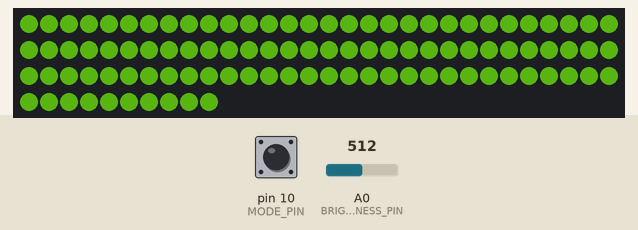
The sketch below on a simulated Arduino Leonardo, built with avr-gcc and run on an emulated ATmega32U4. Shown: 100 RGB LEDs in strip order, left to right, continuing on the next row. The test bench sets the inputs (shaded band); at power-on: A0 (BRIGHTNESS_PIN) = 512, pin 10 (MODE_PIN) HIGH. Dim RGB values are drawn brighter than linear; random numbers use the default seed unless the sketch sets one; EEPROM starts erased.

Above: at 1.2 s.
1.3 s: A0 (BRIGHTNESS_PIN) set to 22
At 2.04 s:
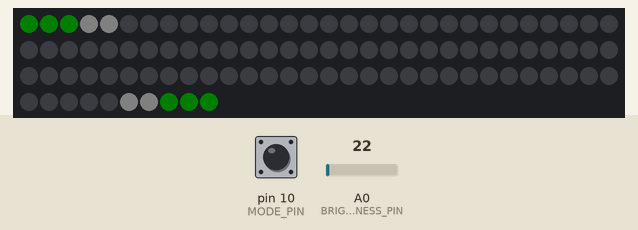
3.7 s: A0 (BRIGHTNESS_PIN) set to 310
At 4.13 s:
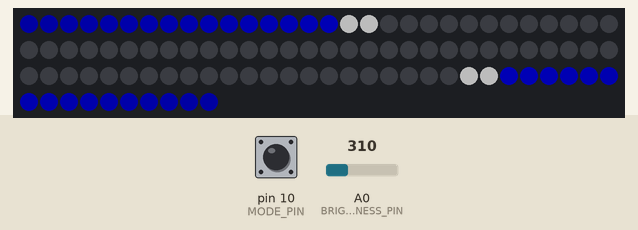
6.5 s: A0 (BRIGHTNESS_PIN) set to 20
At 7.48 s:
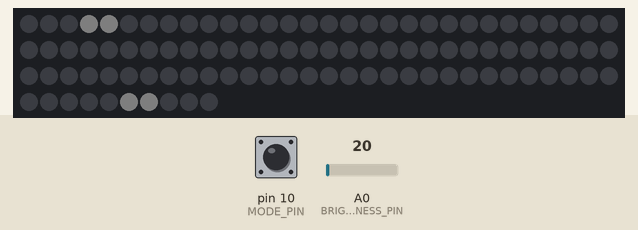
9.1 s: pin 10 (MODE_PIN) pulled LOW for 0.15 s
At 9.64 s:
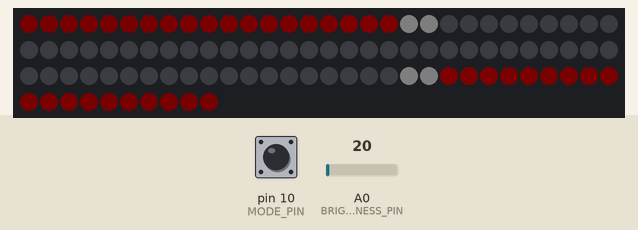
9.8 s: pin 10 (MODE_PIN) pulled LOW for 1 s
At 11.76 s:
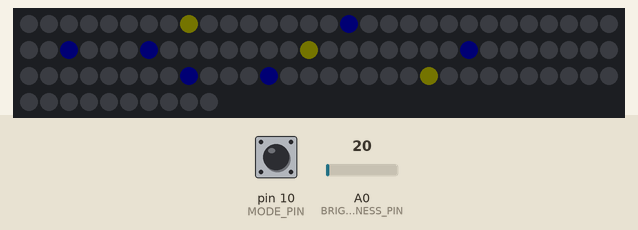
13.4 s: pin 10 (MODE_PIN) pulled LOW for 0.15 s
At 13.89 s:
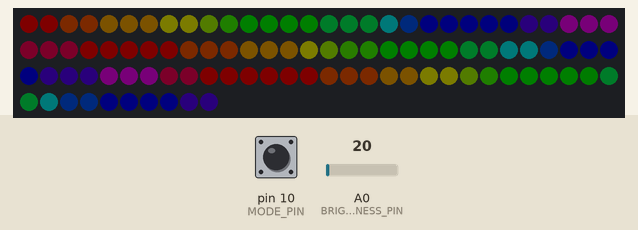
Timing chart, 0 to 15.1 s (numbered marks = the images above; inputs shaded):
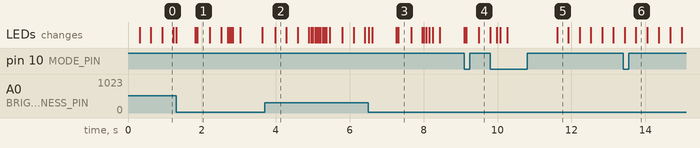

The sketch:

bm2016.ino
```cpp
#include <avr/sleep.h>
#include <RF24.h>
#include <FastLED.h>
#include <EEPROM.h>
#include "btn.h"
#include "timer.h"
#include "sparkle_receiver.h"

//----------------------------------------------------------------------------------
// General stuff
//----------------------------------------------------------------------------------

#define NUM_LEDS            100
#define FPS                 120
#define INITIAL_BRIGHTNESS  200
#define PATTERN_CYCLE_TIME  12000

#define ARRAY_SIZE(A) (sizeof(A) / sizeof((A)[0]))

//----------------------------------------------------------------------------------
// Controller specific definitions
//----------------------------------------------------------------------------------

// uncomment just one of these
//#define LED_KEYCHAIN
#define PRO_MINI_WEARABLE
//#define ARTBOAT

#ifdef LED_KEYCHAIN
#define LEDS_PIN       11
#define BUTTON1_PIN   3
#define BUTTON2_PIN   2
#define BUTTON3_PIN   0
#define BUTTON4_PIN   1
#define MODE_PIN      BUTTON4_PIN
#define LED_EN_PIN 5  // PC6
#define USB_POWERED
#endif

#ifdef PRO_MINI_WEARABLE
#define LEDS_PIN          9
#define MODE_PIN          10
#define BRIGHTNESS_PIN    A0
#define USB_POWERED
#endif

#ifdef ARTBOAT
#define LEDS_PIN          15
#define MODE_PIN          16
#define HAS_RADIO
#endif


//----------------------------------------------------------------------------------
// Globals
//----------------------------------------------------------------------------------

CRGB leds[NUM_LEDS];
CRGB * leds2 = (leds + (NUM_LEDS/2));
Btn btn_mode(MODE_PIN);

#ifdef LED_KEYCHAIN
Btn btn_brightness_up(BUTTON2_PIN);
Btn btn_brightness_down(BUTTON3_PIN);
#endif

#ifdef HAS_RADIO
RF24 radio(9, 8);
#endif

uint8_t g_brightness = INITIAL_BRIGHTNESS;
uint32_t g_now = 0;

//----------------------------------------------------------------------------------
// LED Keychain
//----------------------------------------------------------------------------------
#ifdef LED_KEYCHAIN
void leds_wake_up() { }
void leds_sleep() {
    for (int j = g_brightness; j > 0; j-=2) {
        FastLED.setBrightness(j);
        FastLED.show();
    }
    FastLED.clear();
    pinMode(LEDS_PIN, INPUT);
    digitalWrite(LED_EN_PIN, LOW);

    USBCON |= _BV(FRZCLK);  //freeze USB clock
    PLLCSR &= ~_BV(PLLE);   // turn off USB PLL
    USBCON &= ~_BV(USBE);   // disable USB

    delay(500);

    set_sleep_mode(SLEEP_MODE_PWR_DOWN);
    sleep_enable();
    attachInterrupt(0, leds_wake_up, LOW);
    sleep_mode();

    /* SLEEP */
    sleep_disable();
    detachInterrupt(0);

    /* ON */
    sei();
    USBDevice.attach();
    delay(100);
    FastLED.clear();
    digitalWrite(LED_EN_PIN, HIGH);
    pinMode(LEDS_PIN, OUTPUT);
}
#endif
//----------------------------------------------------------------------------------
// Patterns
//----------------------------------------------------------------------------------

#include "blinkypants_patterns.h"
#include "fastled_patterns.h"
#include "tinybee_patterns.h"
#include "artemiid_patterns.h"

//----------------------------------------------------------------------------------
// Mode / state
//----------------------------------------------------------------------------------

typedef int (*SimplePatternList[])();
uint8_t g_current_pattern = 0;
MillisTimer pattern_timer;

SimplePatternList patterns = {
  collision,
  moving_palette,
  rainbow,
  confetti,
  mode_yalda,
};


void next_pattern()
{
    g_current_pattern = (g_current_pattern + 1) % ARRAY_SIZE( patterns);
    write_state();
    FastLED.clear();
}

void enable_autocycle() {
    if (pattern_timer.running()) return;
    pattern_timer.start(PATTERN_CYCLE_TIME, true);
    next_pattern();
}

void disable_autocycle() {
    if (!pattern_timer.running()) return;
    pattern_timer.stop();
    write_state();
}

void brightness_up() {
 switch (g_brightness) {
      case 0 ... 15: g_brightness += 1; break;
      case 16 ... 100: g_brightness += 15; break;
      case 101 ... (0xff - 30): g_brightness += 30; break;
      case (0xff - 30 + 1) ... 254: g_brightness = 255; break;
      case 255: break;
  }
}

void brightness_down() {
  switch (g_brightness) {
      case 0: break;
      case 1 ... 15: g_brightness -= 1; break;
      case 16 ... 100: g_brightness -= 15; break;
      case 101 ... 255: g_brightness -= 30; break;
  }
}

void mode_button() {
    if (pattern_timer.running()) {
      disable_autocycle();
    } else {
      next_pattern();
    }
}

void read_state() {
    uint8_t buffer = 0;
    // autocycle
    EEPROM.get(0, buffer);
    if (buffer) {
        pattern_timer.start(PATTERN_CYCLE_TIME, true);
    }

    // current pattern
    EEPROM.get(1, buffer);
    if (buffer == 255) {
      g_current_pattern = 0;
    } else {
      g_current_pattern = buffer % ARRAY_SIZE( patterns);
    }

    // brightness
    EEPROM.get(2, buffer);
    if (buffer == 255) {
      g_brightness = INITIAL_BRIGHTNESS;
    } else {
      g_brightness = buffer;
    }

}

void write_state() {
    EEPROM.update(0, pattern_timer.running());
    EEPROM.update(1, g_current_pattern);
    EEPROM.update(2, g_brightness);
}

//----------------------------------------------------------------------------------
// Setup & loop
//----------------------------------------------------------------------------------

void setup() {
   // Leds
  FastLED.addLeds<WS2811, LEDS_PIN, RGB>(leds, NUM_LEDS).setCorrection(TypicalLEDStrip);
  #ifdef USB_POWERED
  FastLED.setMaxPowerInVoltsAndMilliamps(5, 2000);
  #endif

  #ifdef LED_KEYCHAIN
  pinMode(BUTTON1_PIN, INPUT_PULLUP);
  pinMode(LED_EN_PIN, OUTPUT);
  digitalWrite(LED_EN_PIN, LOW);
  delay(2000);
  digitalWrite(LED_EN_PIN, HIGH);
  #endif

  #ifdef HAS_RADIO
  radio.begin();
  radio.setChannel(2);
  radio.setPayloadSize(4);
  radio.setAutoAck(false);
  radio.setCRCLength(RF24_CRC_8);
  radio.openReadingPipe(1,0xE7E7E7E7E7LL);
  radio.startListening();
  #endif

  read_state();
}


void loop() {
  g_now = millis();

  // mode button. long press enables auto_cycle, short press changes to next pattern
  btn_mode.poll(
    []() {
      mode_button();
    },
    []() {
       enable_autocycle();
    }
  );

  if (pattern_timer.fired()) {
    next_pattern();
  }

  // brightness pot
  #ifdef BRIGHTNESS_PIN
  uint16_t brightness_raw = analogRead(BRIGHTNESS_PIN);
  g_brightness = map(brightness_raw, 0, 1023, 0, 255);
  #endif

  // radio stuff
  #ifdef HAS_RADIO
  if (radio.available()) {
     radio.read(&event, sizeof(event));

     // sparkle stuff
     if (event.button == 1 || event.button == 15) {
       if (event.event == 1) {
          receive_sparkle(event.pendant_id);
       }
       if (event.event == 2) {
          clear_sparkle(event.pendant_id);
       }
     }

     // keyfob stuff
     // right
     if (event.button == 23) {
        mode_button();
     }
     // left
     if (event.button == 27) {
        enable_autocycle();
     }
     // down
     if (event.button == 29) {
        brightness_down();
     }
     // up
     if (event.button == 30) {
        brightness_up();
     }
  }
  #endif


  // LED Keychain only buttons
  #ifdef LED_KEYCHAIN
  btn_brightness_up.poll(
        /* Brightness UP pressed */
        brightness_up,
        /* Brightness UP held */
        []() {
            if (g_brightness < 0xff) {
                g_brightness++;

            }
        }
    );

   btn_brightness_down.poll(
        /* Brightness DOWN pressed */
        brightness_down,
        /* Brightness DOWN held */
        []() {
            if (g_brightness > 0) {
                g_brightness--;

            }
        }
    );

  // Check for power off
  if (!digitalRead(BUTTON1_PIN)) {
     delay(10);
     if (!digitalRead(BUTTON1_PIN)) {
       leds_sleep();
     }
  }

  #endif

  uint8_t brightness = g_brightness;
  if (pattern_timer.running()) {
    if (pattern_timer.sinceStart() < 300) {
        brightness = scale8(pattern_timer.sinceStart() * 256 / 300, g_brightness);
    }
    if (pattern_timer.untilDone() < 300) {
        brightness = scale8(pattern_timer.untilDone() * 256 / 300, g_brightness);
    }
  }
  FastLED.setBrightness(brightness);

  uint32_t d = (patterns)[g_current_pattern]();

  // add sparkle?
  #ifdef HAS_RADIO
  prune_sparkles(g_now - 1100);
  for (int i=0; i<number_of_sparkles(); i++) {
    if (random8() < 100) {
        leds[ random16(NUM_LEDS) ] += CRGB::White;
    }
  }
  #endif

  FastLED.show();
  if (d == 0) d = 1000/120;
  FastLED.delay(d);
}
```

artemiid_patterns.h
```cpp
const TProgmemRGBPalette16 Artemiid_Colors_p FL_PROGMEM =
{
    CRGB::Black,
    CRGB::Indigo,
    CRGB::Aquamarine,
    CRGB::DarkSlateBlue,

    CRGB::Amethyst,
    CRGB::SeaGreen,
    CRGB::Teal,
    CRGB::Black,

    CRGB::Black,
    CRGB::BlueViolet,
    CRGB::DarkMagenta,
    CRGB::DarkOrchid,

    CRGB::Indigo,
    CRGB::LightSeaGreen,
    CRGB::LightSkyBlue,
    CRGB::Black,
};

CRGBPalette16 current_palette = Artemiid_Colors_p;

uint16_t distance(uint16_t x1, uint16_t y1, uint16_t x2, uint16_t y2) {
    uint16_t dx = x2 - x1;
    uint16_t dy = y2 - y1;
    return sqrt16((dx * dx) + (dy * dy));
}


int plasma() {
  // loosely based on http://www.mennovanslooten.nl/blog/post/72

   uint8_t offset1 = beat8(3);
   uint8_t offset2 = beat8(7);

   uint8_t y=60;

   for (uint8_t x=0; x<NUM_LEDS; x++) {
      uint8_t i1 = (x * -4) + offset1;
      uint8_t i2 = distance(x * 2, y * 2, sin8(-offset2), cos8(-offset2));

      nblend(leds[x], ColorFromPalette(current_palette, avg8(i1, i2), 255, LINEARBLEND), 128);
   }

   fadeLightBy(leds, NUM_LEDS, 10);

   return 0;
}
```

btn.h
```cpp
#define debounce 50
#define holdTime 1000

class Btn {
    int buttonVal = 0; // value read from button
    int buttonLast = HIGH; // buffered value of the button's previous state
    long btnDnTime; // time the button was pressed down
    long btnUpTime; // time the button was released
    long lastHeld = 0;
    boolean ignoreUp = false; // whether to ignore the button release because the click+hold was triggered
    int buttonPin;

public:
    Btn(int pin) : buttonPin(pin) {
      pinMode(pin, INPUT_PULLUP);
    }

    bool pressed() {
      return buttonLast == LOW;
    }

    void poll(void (*pressed)(), void (*held)()) {
        // Read the state of the button
        buttonVal = digitalRead(buttonPin);

        // Test for button pressed and store the down time
        if (buttonVal == LOW && buttonLast == HIGH && (millis() - btnUpTime) > long(debounce)) {
          btnDnTime = millis();
        }

        // Test for button release and store the up time
        if (buttonVal == HIGH && buttonLast == LOW && (millis() - btnDnTime) > long(debounce)) {
          if (ignoreUp == false) {
            if (pressed) pressed();
          }
          else ignoreUp = false;
          btnUpTime = millis();
        }

        // Test for button held down for longer than the hold time
        if (buttonVal == LOW && (millis() - btnDnTime) > long(holdTime)) {
          if ((millis() - lastHeld) > 30) {
              if (held) held();
              lastHeld = millis();
          }
          ignoreUp = true;
        }

        buttonLast = buttonVal;
    }
};
```

fastled_patterns.h
```cpp
int rainbow() {
    static uint8_t hue = 0;
    fill_rainbow( leds, NUM_LEDS, hue, 7);
    hue++;
    return 0;
}

int boa_rainbow() {
    // kinda hacky, assumes boa has 64 LEDs with 2 strips of 32 folded over
    static uint8_t hue = 0;
    fill_rainbow( leds, 32, hue, 7);
    for (int i=0; i<32; i++) {
      leds[63-i] = leds[i];
    }
    hue++;
    return 0;
}

int confetti() {
    static uint8_t hue = 0;

    // random colored speckles that blink in and fade smoothly
    fadeToBlackBy( leds, NUM_LEDS, 7);
    if (random8() > 100) {
      int pos = random8(NUM_LEDS);
      leds[pos] += CHSV( hue + random8(64), 200, 255);
    }

    hue++;
    return 0;
}

int sinelon() {
    static uint8_t hue = 0;

    // a colored dot sweeping back and forth, with fading trails
    fadeToBlackBy( leds, NUM_LEDS, 20);
    int pos = beatsin16(11,0,NUM_LEDS);
    leds[pos] |= CHSV( hue, 255, 255);
    pos = beatsin16(13,0,NUM_LEDS);
    leds[pos] |= CHSV( hue + 128, 255, 255);

    hue++;
    return 0;
}
```

sparkle_receiver.h
```cpp
struct button_message {
    uint8_t button;
    uint8_t event;
    uint16_t pendant_id;
};

button_message event;

struct sparkle_event {
    uint16_t pendant_id;
    uint32_t last_rx;
};

#define MAX_SPARKLES 20
sparkle_event sparkle_buffer[MAX_SPARKLES] = {0};

int find_sparkle(uint16_t from) {
  for (int i=0; i<MAX_SPARKLES; i++) {
    if (from == sparkle_buffer[i].pendant_id) {
        return i;
    }
    return -1;
  }
}

void receive_sparkle(uint16_t from) {
  int i = find_sparkle(from);
  if (-1 == i) {
    for (i=0; i<MAX_SPARKLES; i++) {
      if (0 == sparkle_buffer[i].pendant_id) {
         break;
      }
    }
  }
  if (i >= MAX_SPARKLES) {
      i = 0;
  }
  sparkle_buffer[i].pendant_id = from;
  sparkle_buffer[i].last_rx = millis();
}

void clear_sparkle(uint16_t from) {
  int i = find_sparkle(from);
  if (i > -1) {
    sparkle_buffer[i].pendant_id = 0;
    sparkle_buffer[i].last_rx = 0;
  }
}

void prune_sparkles(uint32_t threshold) {
  for (int i=0; i<MAX_SPARKLES; i++) {
    if (sparkle_buffer[i].last_rx < threshold) {
       sparkle_buffer[i].pendant_id = 0;
       sparkle_buffer[i].last_rx = 0;
    }
  }
}

int number_of_sparkles() {
  int result = 0;
  for (int i=0; i<MAX_SPARKLES; i++) {
    if (sparkle_buffer[i].pendant_id > 0) {
      result++;
    }
  }
  return result;
}
```

timer.h
```cpp
#ifndef __INC_TIMER_H
#define __INC_TIMER_H
#include <stdint.h>

template<uint32_t (*GET_TIME)(void)> class Timer {
  uint32_t last;
  uint32_t time_length;
  bool bLoop;
  bool bRunning;

public:
  Timer() : time_length(0), bRunning(false) {}
  Timer(uint32_t len) : time_length(len), bRunning(false) {}

  void start(uint32_t new_time,  bool loop) {
    time_length = new_time;
    start(loop);
  }

  void start(bool loop = false) {
    last = GET_TIME();
    bLoop = loop;
    bRunning = true;
  }

  uint32_t sinceStart() {
    return GET_TIME() - last;
  }

  uint32_t untilDone() {
    return last + time_length - GET_TIME();
  }


  // The percent completed, represented as a 0-255 value suitable for scale8
  uint8_t perc8() {
    if(bRunning) {
      return (sinceStart() * 256) / time_length;
    }
    return 0;
  }

  // The percent completed, represented as a 0-65535 value suitable for scale8
  uint16_t perc16() {
    if(bRunning) {
      return (sinceStart() * 65536) / time_length;
    }
    return 0;
  }

  void stop() {
    bRunning = false;
  }

  // Has this timer tripped/fired since the last time we checked it?
  bool fired() {
    if(bRunning) {
      uint32_t curtime = GET_TIME();
      if((curtime - last) >= time_length) {
        bRunning = bLoop;
        last = curtime;
        return true;
      }
    }
    return false;
  }

  bool running() {
    return bRunning;
  }
};


typedef Timer<micros> MicrosTimer;
typedef Timer<millis> MillisTimer;

#endif
```

Source omitted: blinkypants_patterns.h (10302 bytes), tinybee_patterns.h (3540 bytes)
